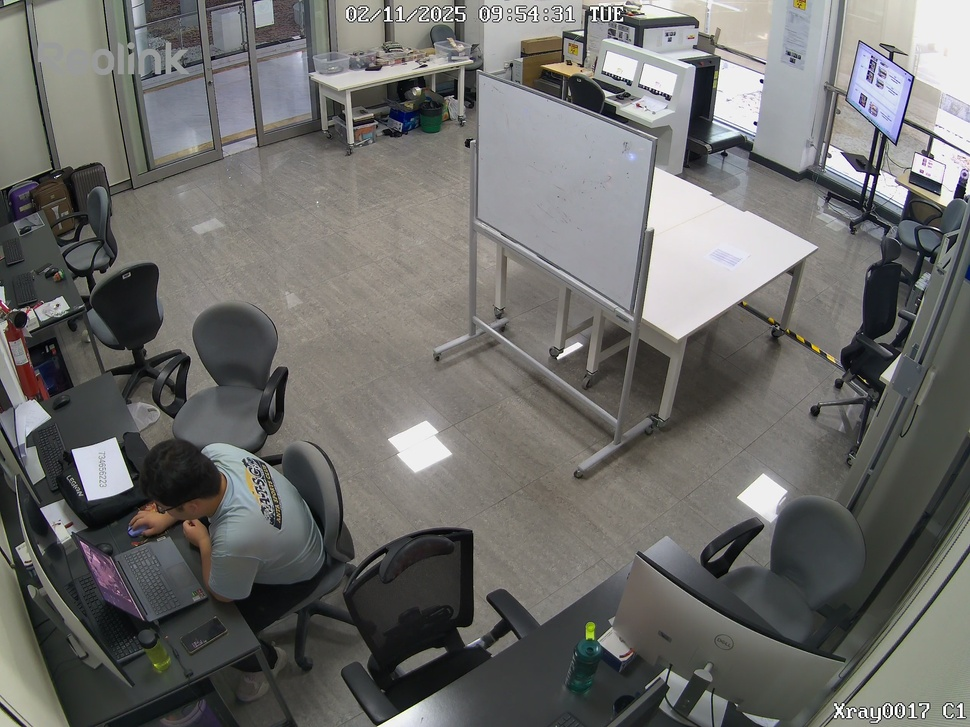
#> input picture UI/images/Xray0017 C1-20250211_095433.jpg, 970 x 727 px, shrunk from 2560 x 1920 before the run
$ jupyter execute --allow-errors ocr_model.ipynb
#> lines starting #> are read from the running program, lines starting #| are printed output that depends on the picture; after the words box and inside, x2 and y2 are one past the last pixel; in counts of white or black regions, pixels touching at a corner belong together
## The following code depends on libraires:
1. pip install imutils
2. pip install easyocr

[cell 1]
import os
import re
import cv2
import imutils
import easyocr
import numpy as np
import matplotlib.pyplot as plt

[cell 2]
def extract_number_region(image_path):
    # Load the image
#> called with image_path = './images/Xray0017 C1-20250211_095433.jpg'
    image = cv2.imread(image_path)
#> image is the input picture: shape (727, 970, 3); mean B, G, R 106.2, 108.6, 108.8
    gray = cv2.cvtColor(image, cv2.COLOR_BGR2GRAY)

    # Apply thresholding to create a binary image
    _, binary = cv2.threshold(gray, 0, 255, cv2.THRESH_BINARY + cv2.THRESH_OTSU)
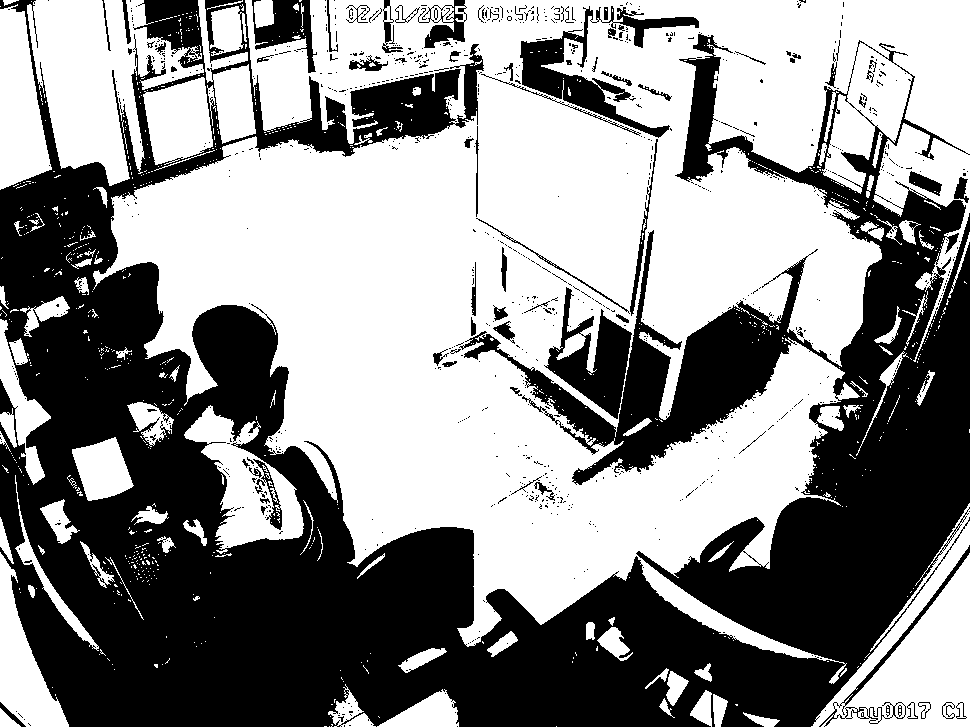
#> binary: shape (727, 970); 55.5% white; 875 black regions (798 under 20 px)

    # Find contours to detect the number area
    contours, _ = cv2.findContours(binary, cv2.RETR_EXTERNAL, cv2.CHAIN_APPROX_SIMPLE)
#> contours = 770 contours, 693 with area under 20; largest, box (x1, y1, x2, y2) and area: (93, 0, 970, 684) 320641, (27, 0, 204, 186) 16978, (811, 503, 970, 727) 15334, (184, 405, 304, 554) 7748, (0, 4, 52, 190) 6191

    # Find the bounding box for the largest contour
    largest_contour = max(contours, key=cv2.contourArea)
#> largest_contour = contour of 5526 points, box (x1, y1, x2, y2) (93, 0, 970, 684), area 320641
    x, y, w, h = cv2.boundingRect(largest_contour)
#> x = 93; y = 0; w = 877; h = 684
    print(f"x: {x}, y: {y}, w: {w}, h: {h}")
#| x: 93, y: 0, w: 877, h: 684

    # Create a mask of the same size as the image, filled with black
    mask = np.zeros_like(image)

    # Draw the largest contour on the mask (white for the region of interest)
    cv2.drawContours(mask, [largest_contour], -1, (255, 255, 255), thickness=cv2.FILLED)
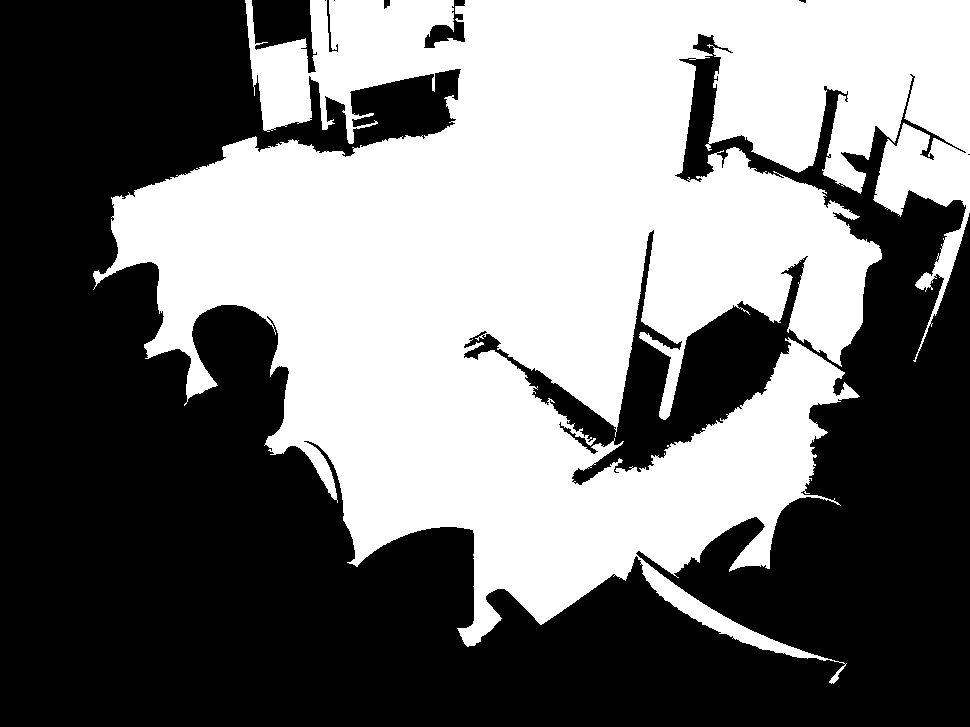
#> mask: shape (727, 970, 3); 46.2% white; 1 white region, box (x1, y1, x2, y2) and area: (93, 0, 970, 684) 325824

    # Mask the original image
    masked_image = cv2.bitwise_and(image, mask)
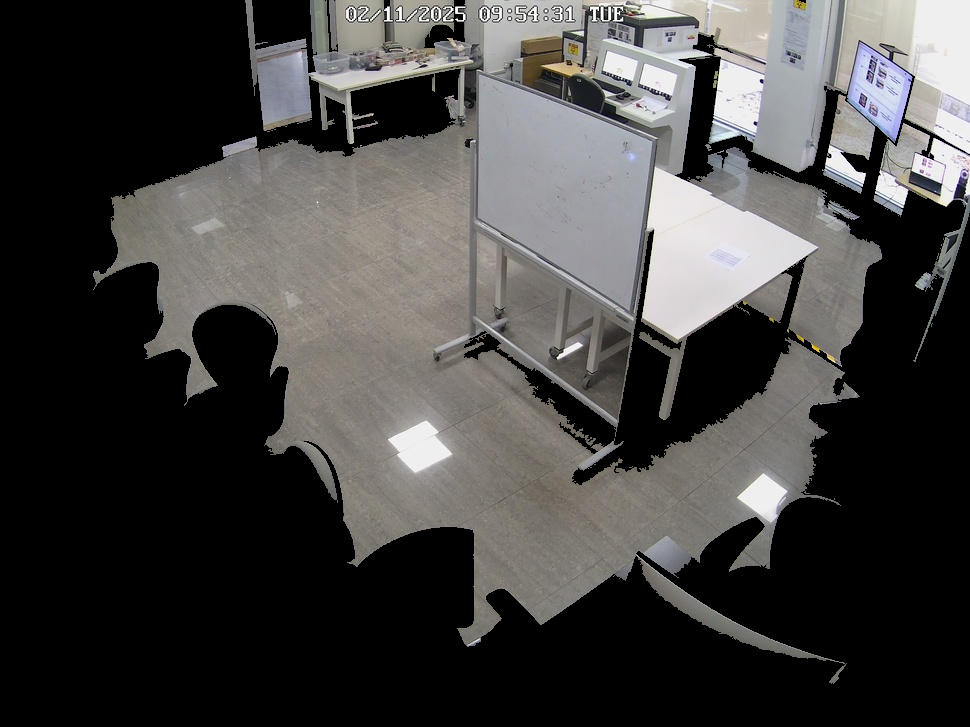
#> masked_image: shape (727, 970, 3); mean B, G, R 65.8, 67, 68.1

    # Crop the region of interest (numbers only)
    cropped_roi = masked_image[y:y+h, x:x+w]
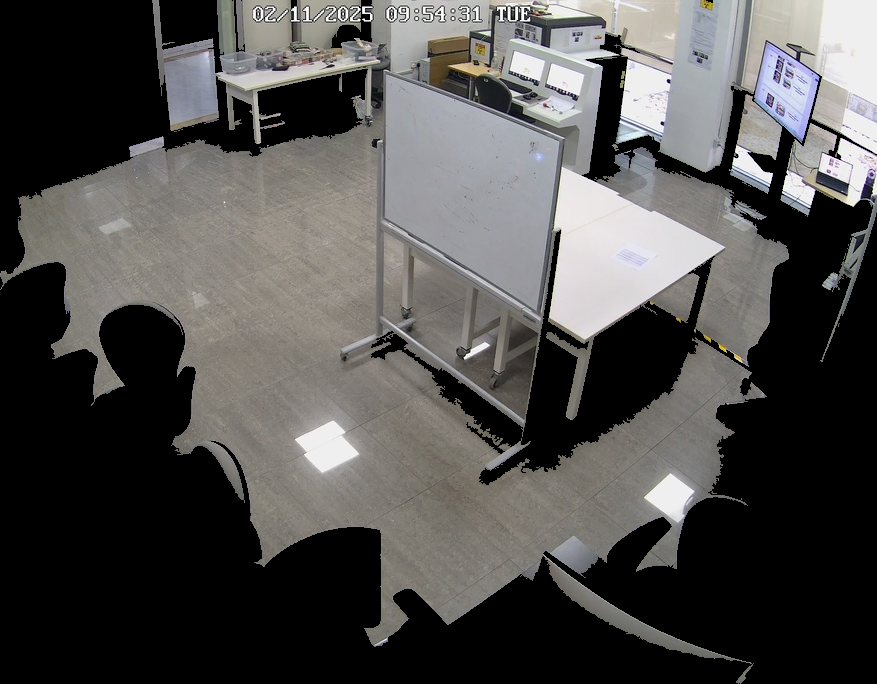
#> cropped_roi: shape (684, 877, 3); mean B, G, R 77.4, 78.8, 80.1

    return masked_image, cropped_roi, image

# Example usage

# Read in Image, Grayscale and Blur
# image_path = r"./images/id_number.png"
image_path = r"./images/Xray0017 C1-20250211_095433.jpg"
masked_image, cropped_roi, img = extract_number_region(image_path)
print(f"masked_image: {masked_image.shape}\ncropped_roi: {cropped_roi.shape}\nimg: {img.shape}")
#| masked_image: (727, 970, 3)
#| cropped_roi: (684, 877, 3)
#| img: (727, 970, 3)

# Visualize the results
plt.figure(figsize=(12, 6))
plt.subplot(1, 2, 1)
plt.title("Masked Image (Region Highlighted)")
plt.imshow(cv2.cvtColor(masked_image, cv2.COLOR_BGR2RGB))
plt.axis("off")

plt.subplot(1, 2, 2)
plt.title("Cropped Region of Interest")
plt.imshow(cv2.cvtColor(cropped_roi, cv2.COLOR_BGR2RGB))
plt.axis("off")

plt.show()
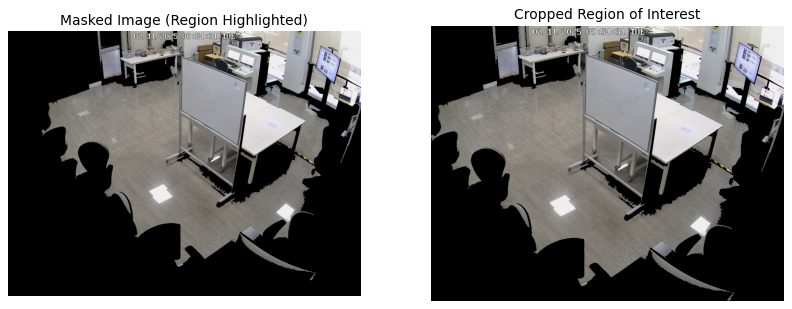
#> figure drawn by matplotlib, 2 panels
